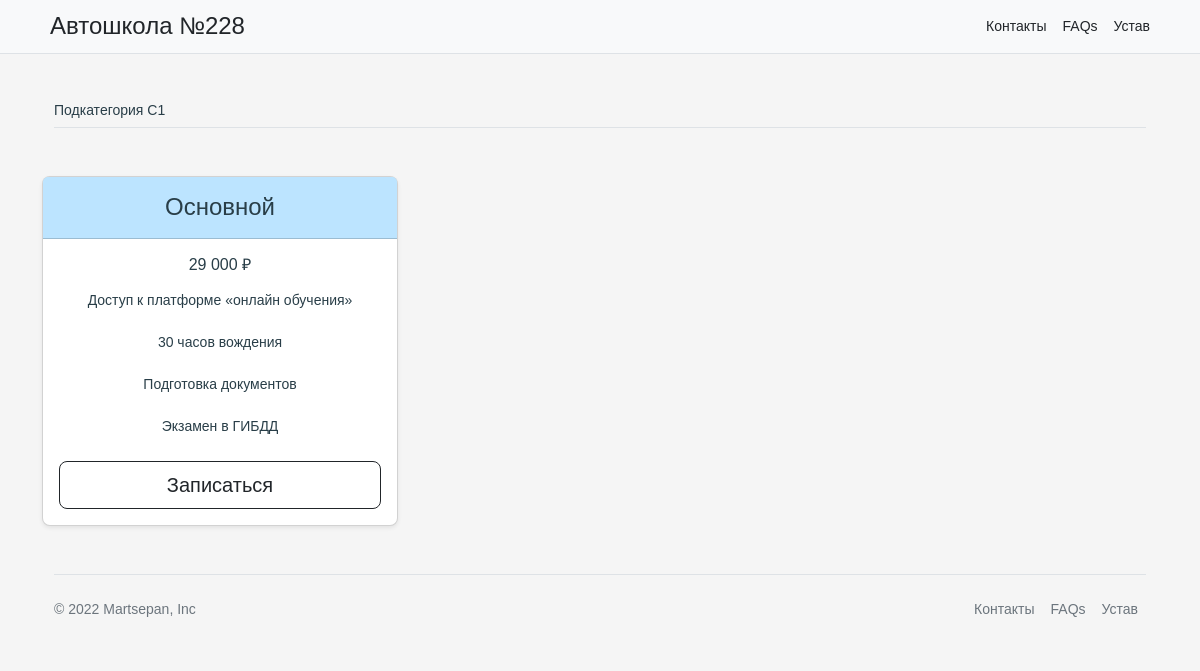
Page /info/car-C1/ on the committed database.
### description/models.py (models this page shows, shortened)
class Info(models.Model):
    id = models.CharField('ID', max_length=2, null=False, primary_key=True)
    title = models.CharField('Название', max_length=30, null=True)
    description = models.CharField('Описание', max_length=200, null=True)
    price_min = models.CharField('Минимальная цена', max_length=10, null=True)
    price_mid = models.CharField('Средняя цена', max_length=10, null=True)
    price_high = models.CharField('Максимальная цена', max_length=10, null=True)
    description_min = models.CharField('Описание минимальной', max_length=300, null=True)
    description_mid = models.CharField('Описание средней', max_length=300, null=True)
    description_high = models.CharField('Описание максимальной', max_length=300, null=True)
    class Meta:
        verbose_name = 'Информация'
        verbose_name_plural = 'Информация о категориях'

### description/views.py (the view)
# urls.py: path('car-C1/', views.c1, name='c1'),
def c1(request):
    info = Info.objects.all()
    context =  {"info": info}
    return render (request, 'description/car-C1.html', context)

### description/templates/description/car-C1.html (shortened to what this page needs)
{% extends 'description/underbase.html' %}
{% block content %}
{% for item in info %}
{% if item.id == "10" %}
<div class="container px-4 py-5" id="custom-cards">
  <h2 class="pb-2 border-bottom animate__animated animate__bounceIn wow">{{ item.title }}</h2>
</div>
<div class="container">
<div data-wow-delay="0.15s" class="row row-cols-1 row-cols-md-3 mb-3 text-center animate__animated animate__fadeIn wow">
  <div class="col">
    <div class="card mb-4 rounded-3 shadow-sm">
      <div class="card-header py-3" style="background-color: rgb(188, 228, 255);">
        <h4 class="my-0 fw-normal" style="font-size: 24px;">{{ item.description_min }}</h4>
      </div>
      <div class="card-body">
        <h1 class="card-title pricing-card-title" style="font-size: 16px;">{{ item.price_min }}</h1>
        <ul class="list-unstyled mt-3 mb-4">
          <li>Доступ к платформе «онлайн обучения»</li><br>
          <li>30 часов вождения</li><br>
          <li>Подготовка документов</li><br>
          <li>Экзамен в ГИБДД</li>
        </ul>
        <button type="button" class="w-100 btn btn-lg btn-outline-dark">Записаться</button>
      </div>
    </div>
  </div>
</div>
    {% endif %}
    {% endfor %}
{% endblock %}

### school/static/school/css/style.css (style rules this page uses)
html, body, div, span, h1, h2, h3, h4, h5, h6, p, em, img, strong, sub, sup, b, u, i, dl, dt, dd, ol, ul, li, fieldset, form, label, table, tbody, tfoot, thead, tr, th, td, article, aside, canvas, details, figcaption, figure, footer, header, hgroup, menu, nav, section, summary, time, mark, audio, video { margin: 0; padding: 0; border: 0; outline: 0; vertical-align: baseline; background: transparent; font-size: 100%; }
body { background-color: whitesmoke; }
li { list-style-type: none; }

### school/static/school/css/home.css (style rules this page uses)
* { box-sizing: border-box; }
body { font-size: 14px; }
.container { margin: auto; position: relative; max-width: auto; }
div { font-size: 14px; color: #293e48; }

### school/static/school/css/faq.css (style rules this page uses)
body { font-family: 'Work Sans', sans-serif; }

### rows in the picture
Info: title "Подкатегория C1", description_min "Основной", price_min "29 000 ₽"
